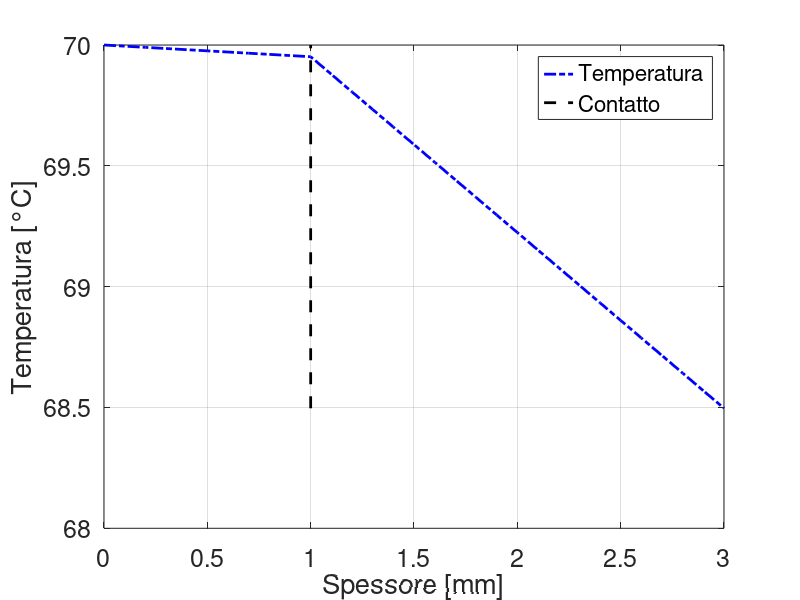

MATLAB code to generate this figure:
clc; clear; close all;
%% dati
% dominio
% Tint | 0 - ss - contatto - is - end | Text
% geometrici
tss = 1e-3;
tis = 2e-3;

% fisici
Tint = 70;
Text = 20;
hhext = 15;
kkss = 15;
kkis = 1;

%% griglia
dx = 1e-4;
xx = [(0:dx:tss)';(tss+dx:dx:tss+tis)'];
nncontatto = length(0:dx:tss);
nn = length(xx);

%% costruisco il sistema
diag_si = ones(nn,1);
diag_p = -2*ones(nn,1);
AA = spdiags([diag_si diag_p diag_si],-1:1,nn,nn);
bb = zeros(nn,1);

% --- condizioni al contorno ---
% dirichlet interno
AA(1,1) = 1;
AA(1,2) = 0;
bb(1) = Tint;

% contatto
AA(nncontatto,nncontatto-1) = -1;
AA(nncontatto,nncontatto) = 1+kkis/kkss;
AA(nncontatto,nncontatto+1) = -kkis/kkss;
bb(nncontatto) = 0; % pleonastico

% robin esterno
AA(end,end-1) = 1;
AA(end,end) = -1-hhext*dx/kkis;
bb(end) = -hhext*Text*dx/kkis;

%% risolvo il sistema
TT = AA\bb;

%% post production
plot(xx*1e3,TT,'b-.','linewidth',2)
hold on
plot([xx(nncontatto) xx(nncontatto)]*1e3,[min(TT) max(TT)],'k--','linewidth',2)
legend('Temperatura', 'Contatto', 'location', 'northeast')
xlabel('Spessore [mm]')
ylabel('Temperatura [°C]')
grid on
box on
set(gca, 'fontsize', 18)